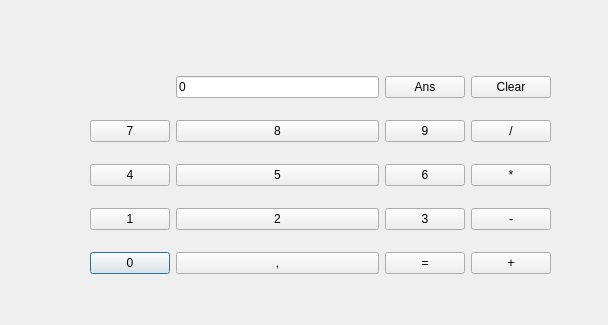
<?xml version="1.0" encoding="UTF-8"?>
<ui version="4.0">
 <class>calculatrice</class>
 <widget class="QDialog" name="calculatrice">
  <property name="geometry">
   <rect>
    <x>0</x>
    <y>0</y>
    <width>608</width>
    <height>325</height>
   </rect>
  </property>
  <property name="windowTitle">
   <string>Dialog</string>
  </property>
  <widget class="QWidget" name="layoutWidget">
   <property name="geometry">
    <rect>
     <x>90</x>
     <y>60</y>
     <width>461</width>
     <height>231</height>
    </rect>
   </property>
   <layout class="QGridLayout" name="gridLayout">
    <item row="4" column="0">
     <widget class="QPushButton" name="number0">
      <property name="text">
       <string>0</string>
      </property>
     </widget>
    </item>
    <item row="4" column="1">
     <widget class="QPushButton" name="virguleBouton">
      <property name="text">
       <string>,</string>
      </property>
     </widget>
    </item>
    <item row="3" column="0">
     <widget class="QPushButton" name="number1">
      <property name="text">
       <string>1</string>
      </property>
     </widget>
    </item>
    <item row="3" column="1">
     <widget class="QPushButton" name="number2">
      <property name="text">
       <string>2</string>
      </property>
     </widget>
    </item>
    <item row="3" column="2">
     <widget class="QPushButton" name="number3">
      <property name="text">
       <string>3</string>
      </property>
     </widget>
    </item>
    <item row="2" column="0">
     <widget class="QPushButton" name="number4">
      <property name="text">
       <string>4</string>
      </property>
     </widget>
    </item>
    <item row="2" column="1">
     <widget class="QPushButton" name="number5">
      <property name="text">
       <string>5</string>
      </property>
     </widget>
    </item>
    <item row="2" column="2">
     <widget class="QPushButton" name="number6">
      <property name="text">
       <string>6</string>
      </property>
     </widget>
    </item>
    <item row="1" column="0">
     <widget class="QPushButton" name="number7">
      <property name="text">
       <string>7</string>
      </property>
     </widget>
    </item>
    <item row="1" column="1">
     <widget class="QPushButton" name="number8">
      <property name="text">
       <string>8</string>
      </property>
     </widget>
    </item>
    <item row="1" column="2">
     <widget class="QPushButton" name="number9">
      <property name="text">
       <string>9</string>
      </property>
     </widget>
    </item>
    <item row="4" column="3">
     <widget class="QPushButton" name="additionnerBouton">
      <property name="text">
       <string>+</string>
      </property>
     </widget>
    </item>
    <item row="3" column="3">
     <widget class="QPushButton" name="soustraireBouton">
      <property name="text">
       <string>-</string>
      </property>
     </widget>
    </item>
    <item row="2" column="3">
     <widget class="QPushButton" name="multiplierBouton">
      <property name="text">
       <string>*</string>
      </property>
     </widget>
    </item>
    <item row="1" column="3">
     <widget class="QPushButton" name="diviserBouton">
      <property name="text">
       <string>/</string>
      </property>
     </widget>
    </item>
    <item row="4" column="2">
     <widget class="QPushButton" name="calculBouton">
      <property name="text">
       <string>=</string>
      </property>
     </widget>
    </item>
    <item row="0" column="3">
     <widget class="QPushButton" name="clearBouton">
      <property name="text">
       <string>Clear</string>
      </property>
     </widget>
    </item>
    <item row="0" column="2">
     <widget class="QPushButton" name="ansBouton">
      <property name="text">
       <string>Ans</string>
      </property>
     </widget>
    </item>
    <item row="0" column="1">
     <widget class="QLineEdit" name="resultLine">
      <property name="layoutDirection">
       <enum>Qt::RightToLeft</enum>
      </property>
      <property name="text">
       <string>0</string>
      </property>
      <property name="readOnly">
       <bool>true</bool>
      </property>
     </widget>
    </item>
   </layout>
  </widget>
 </widget>
 <resources/>
 <connections/>
</ui>
